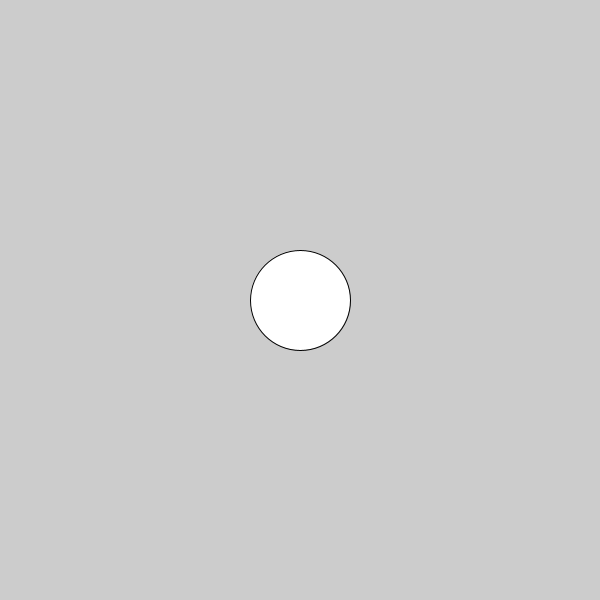
Frame 1 (no input)
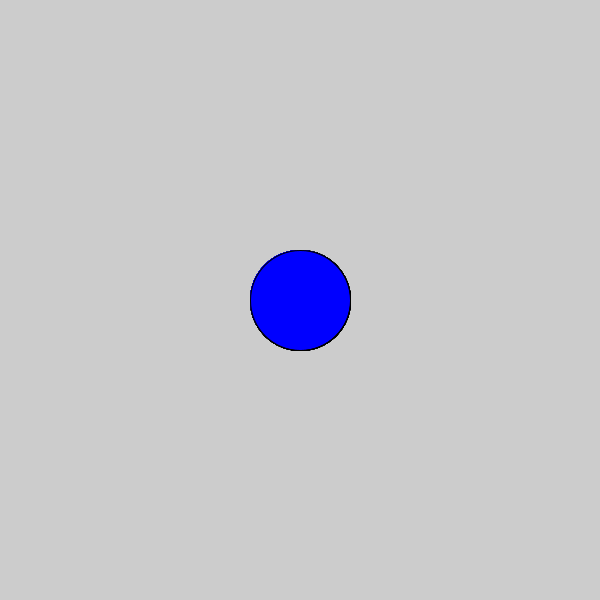
Frame 60 (the mouse pressed at the canvas centre just before this capture)
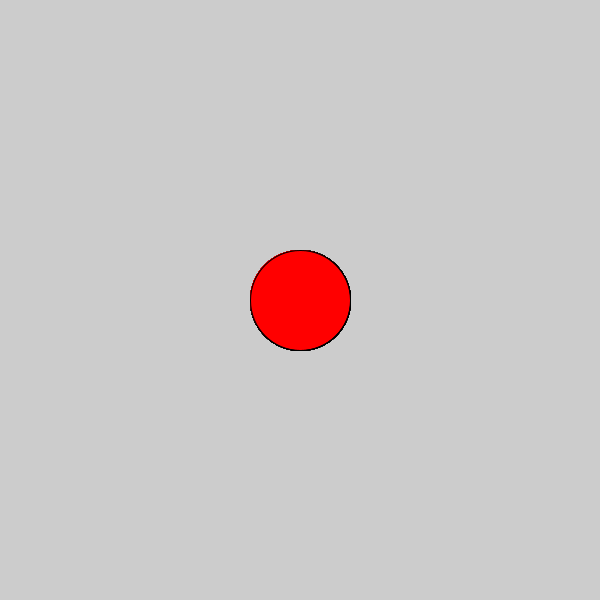
Frame 120 (the mouse held since frame 60 and released just before this capture)

The Processing sketch that drew these frames (run headless with seeded random() and noise(); from frame 60 on, the mouse is pressed at the canvas centre):

// Processing sketch: c_LogicalDot
// ── c_LogicalDot.pde

void setup() {
  
// 1. Set the size of the sketch. Make it 600 pixels square. 
  size(600, 600);

}

void draw() {
  
// 2. Draw an ellipse
// Run the program to make sure it works before moving on.
ellipse(300, 300, 100, 100);

// 3. Change the color of the ellipse when the mouse is pressed.
//    Use the following code, but put your colors where indicated
//    Remember to use the   fill()  command to set colors.

if (mousePressed) {
 
   //  put one color here 
 fill(#FF0000); 
} else {
  
   // put a different color here
 fill(#0000FF); 
}  
  
  
  
}
